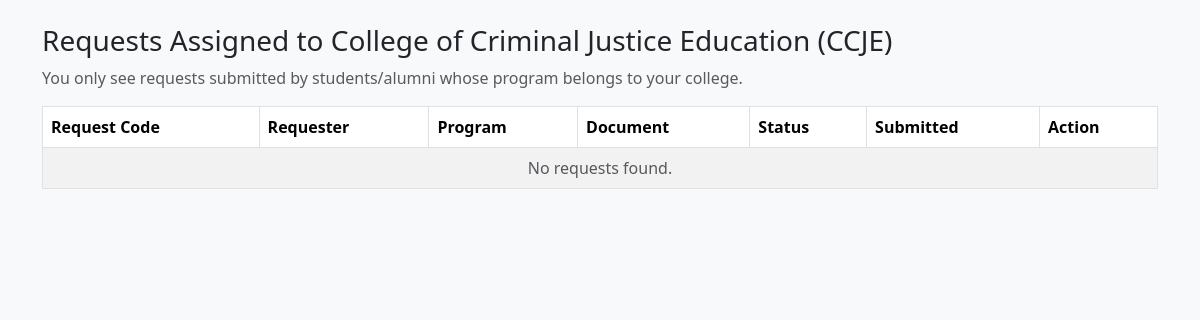
The app's page /employee/requests.php (signed in) with its own data.
### tables this page shows
CREATE TABLE `colleges` (
  `college_id` int(11) NOT NULL,
  `college_code` varchar(20) NOT NULL,
  `college_name` varchar(150) NOT NULL,
  `is_active` tinyint(1) NOT NULL DEFAULT 1,
  `created_at` timestamp NOT NULL DEFAULT current_timestamp()
);

### employee/requests.php (the view, shortened to what this page needs)
<?php
require_once __DIR__ . '/../includes/auth.php';
$collegeId = current_employee_college_id($pdo);
$repo = new RequestRepository($pdo);
$statusFilter = $_GET['status'] ?? null;
$requests = $repo->getRequestsForEmployeeCollege($collegeId, $statusFilter);
$stmt = $pdo->prepare('SELECT college_name, college_code FROM colleges WHERE college_id = :id');
$stmt->execute([':id' => $collegeId]);
$college = $stmt->fetch();
?>
<!DOCTYPE html>
<html lang="en">
<head>
<link href="https://cdn.jsdelivr.net/npm/bootstrap@5.3.3/dist/css/bootstrap.min.css" rel="stylesheet">
</head>
<body class="bg-light">
<div class="container py-4">
    <h3>Requests Assigned to <?= htmlspecialchars($college['college_name'] ?? '') ?>
        (<?= htmlspecialchars($college['college_code'] ?? '') ?>)</h3>
    <p class="text-muted">You only see requests submitted by students/alumni whose program belongs to your college.</p>
    <table class="table table-bordered table-striped bg-white" id="requestsTable">
        <thead>
            <tr>
                <th>Request Code</th>
                <th>Requester</th>
                <th>Program</th>
                <th>Document</th>
                <th>Status</th>
                <th>Submitted</th>
                <th>Action</th>
            </tr>
        </thead>
        <tbody>
        <?php if (empty($requests)): ?>
            <tr><td colspan="7" class="text-center text-muted">No requests found.</td></tr>
        <?php endif; ?>
        </tbody>
    </table>
</div>
</body>
</html>

### records on screen
colleges: college_name "College of Criminal Justice Education", college_code "CCJE"
